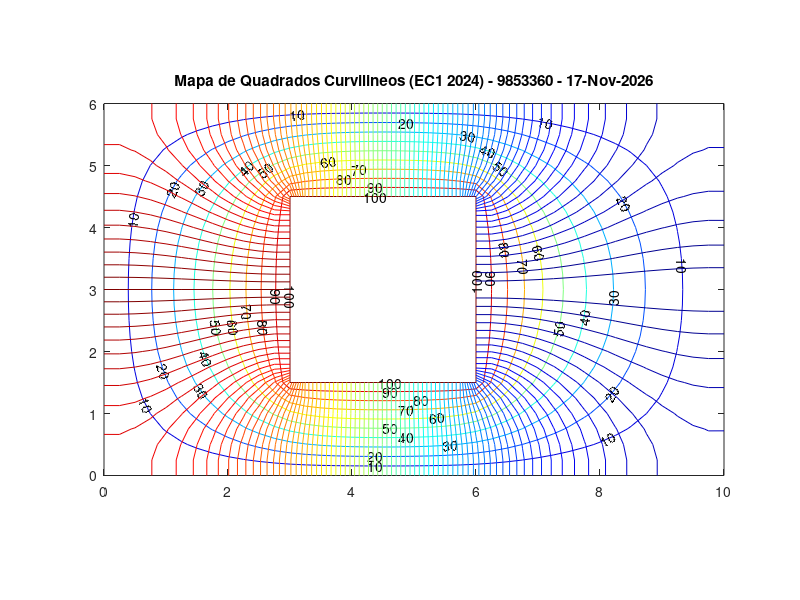

This chart was generated by the following MATLAB code:
%%%% ///////////////////////////////////////////////////////////////////////////
%%%%        PTC3213 - EC1 - 2024 - DIFERENÇAS FINITAS
%%%%
%%%%    9853360 Henrique Penna Ceravolo Soares 
%%%%    12544308 Hugo dos Reis 
%%%%    14600141 Narayan Shimanoe Lisboa
%%%%                           Complete os campos com ???????????????????????
%%%%
%%%%  /////////////////////////////////////////////////////////////////////////
clear;
clf;
%%%
%%%  A linha 15 (pkg install...) deve ser executada uma unica vez no 
%%% GNU Octave e necessita de conexao aa internet. Pode tambem ser executada fora do programa.
%%%
warning ("off");
%pkg install -local -forge  matgeom; %% descomentar para rodar a 1a vez, somente
pkg load matgeom; % executar este comando apenas 1 vez, após abrir o Octave
warning ("on");
clc;
%%%  ======================================================================
%%%   Dados de entrada
%%%
NUSP = 9853360  ; % NUSP do 1o aluno (ordem alfab.)
%
a= 10   ; # dimensões em cm
b=  6   ;
c=   3   ;
d=   3   ;
g=   3   ;
h=(b-d)/2;
epsr=   2   ;
sigma=    3,0e-3  ;  # S/m
sigma_dual=   3,5e-3  ; # S/m
eps0=   1,32812817264306e-11  ;  % F/m
Vmin=  0 ;     % Volts
Vmax=   100 ;   % Volts
%%%
%%%  ======================================================================
%%%
%%%            Definicao do dominio
%%%% 
%%%% A variavel dx abaixo e a discretizacao utilizada. Valores diferentes 
%%%% daqueles sugeridos abaixo nao funcionarao. Diminua o dx para gerar a 
%%%% versao final a ser entregue. 
%dx=0.05; % Tempo de execucao MUITO longo!!
%dx=0.1;   % Tempo de execucao longo!!
%dx=0.25;  % recomendado para a versao final
dx=0.25;   %% Mude para dx=0.25 somente quando for gerar os resultados finais!!!
erro=0.0;
start=start_Dual= 50;
iter=0;
dy=dx;
lx=a;
ly=b;
Nx=round(lx/dx)+1;
Ny=round(ly/dx)+1;
ring1= [0 0; lx 0; lx ly; 0 ly; 0 0];
ring2=[g h; g h+d; g+c h+d; g+c h; g h];
polyg={ring1,ring2};
verts = polygonVertices(polyg);
xgv=((1:Nx)-1)*dx;
ygv=((1:Ny)-1)*dx;
[x,y]=meshgrid(xgv,ygv);
verts1 = polygonVertices(ring1);
verts2 = polygonVertices(ring2);
xv1=verts1(:,1);
yv1=verts1(:,2);
xv2=verts2(:,1);
yv2=verts2(:,2);
[in1,on1] = inpolygon(x,y,xv1,yv1);
[in2,on2] = inpolygon(x,y,xv2,yv2);
%%%
%%%    Atribui Condicoes de contorno
%%%
r=find(in1&~in2|on2); % tudo
p=find(in1&~on1&~in2); %so  nos internos
q=find(on1|on2); %so fronteira
iVmax=find(on2);
iFuro=find(in2&!on2);
Phi_prev=zeros(size(x));
Phi_new=zeros(size(x));
Phi_new(iVmax)= Vmax;
Phi_new(iFuro)= NaN;
Phi_new(p)= start;
%%% ========================================================================
%%%
%%% Contador de iteracoes
iter=0;
%%% Erro maximo entre Phi_new e Phi_prev
erro=max(max(abs(Phi_new-Phi_prev)));
%%%  
%%%             Laco iterativo - Metodo das Diferencas Finitas
%%%
while(erro > 1e-4 && iter < 1e4)% Executa ate convergir ou atingir o maximo de iteracoes
    iter=iter+1; % Incrementa iteracao
%%%   Atualiza o potencial dos nos internos pela media dos 4 vizinhos - Eq. Laplace - M.D.F.
    for k=1:size(p,1);
        [i,j]=ind2sub(size(x),p(k));
            Phi_new(i,j)=(Phi_new(i-1,j)+Phi_new(i+1,j)+Phi_new(i,j-1)+Phi_new(i,j+1))/4;
    end
%%%% Calcula maximo erro entre Phi_atual e Phi_prev de todo o dominio
    erro=max(max(abs(Phi_new-Phi_prev)));
    eps(iter)=erro;
%%%%    Atualiza a matriz de potenciais
    Phi_prev=Phi_new;

end
niter1=iter;
if (niter1 == 1e4 && erro > 1e-4)
	disp([' Numero maximo de iteracoes atingido sem convergencia :', num2stg(niter1), '  iteracoes \? Erro: \n', num2str(erro), 'Os resultados podem nao ter significado!\n']);
end
%%%
%%%
%%% Problema Dual (Somente para tracado dos Quadrados Curvilineos!)
%%%
%%% Atribui Condicoes de Contorno
iyDual=find( (y(:,:) < ly/1.999) & (y(:,:) > ly/2.001) );
iVmaxdual=find( (x(iyDual) > (-0.01)) & (x(iyDual) < (1.0001*g)));
i0=find( (x(iyDual)> (0.9999*(g+c))) & (x(iyDual)< (1.0001*lx)) );
xfe=find(  x(iVmax)< 1.0001*min(x(iVmax)) ); xfd=find(  x(iVmax)> 0.9999*max(x(iVmax)) );
yfa=find(  y(iVmax)> 0.9999*max(y(iVmax)) ); yfb=find(  y(iVmax)< 1.0001*min(y(iVmax)) );
tol=1e-4;
for k=1:size(iVmax,1);
    if ( abs( x(iVmax(k))-min(x(iVmax)) )< tol && abs( y(iVmax(k))-min(y(iVmax)) )< tol)
             [ieb,jeb]=ind2sub(size(x), iVmax(k));
     elseif (abs( x(iVmax(k))-min(x(iVmax)) )< tol && abs( y(iVmax(k))-max(y(iVmax)) )< tol)
            [iea,jea]=ind2sub(size(x), iVmax(k));
     elseif ( abs( x(iVmax(k))-max(x(iVmax)) )< tol && abs( y(iVmax(k))-min(y(iVmax)) )< tol)
             [idb,jdb]=ind2sub(size(x), iVmax(k));
     elseif (abs( x(iVmax(k))-max(x(iVmax)) )< tol && abs( y(iVmax(k))-max(y(iVmax)) )< tol)
            [ida,jda]=ind2sub(size(x), iVmax(k));
    end
 end
  
Dual_prev=zeros(size(x));
Dual_new=Dual_prev;
Dual_new(r)= -1;
Dual_new(iFuro)= NaN;
Dual_new(iyDual(iVmaxdual))=Vmax;
Dual_new(iyDual(i0))=Vmin;
p2=find(Dual_new(p) < 0);
Dual_new(r)= start_Dual;
Dual_new(iFuro)= NaN;
Dual_new(iyDual(iVmaxdual))=Vmax;
Dual_new(iyDual(i0))=Vmin;
%%% Contador de iteracoes - dual
iter2=0;
%%% Erro maximo entre Phi_new e Phi_prev (Dual)
erro2=max(max(abs(Dual_new-Dual_prev)));
%
%%%       Laco iterativo (Problema Dual) - MDF
%
while(erro2 > 1e-3 && iter2 < 1e4)% Executa ate convergir ou atingir o maximo de iteracoes    
    iter2=iter2+1; % Incrementa iteracao
%%%   Atualiza o potencial das fronteiras
    Dual_new(1,:)=Dual_prev(2,:);
    Dual_new(Ny,:)=Dual_prev(Ny-1,:);
    Dual_new(:,1)=Dual_prev(:,2);
    Dual_new(2:Ny-1,Nx)=Dual_prev(2:Ny-1,Nx-1);   
    for k=2:size(xfe,1)-1
        [ie,je]=ind2sub(size(Dual_new), iVmax(xfe(k)));
        Dual_new(ie,je)=Dual_new(ie,je-1);
    end
    for k=2:size(xfd,1)-1
        [id,jd]=ind2sub(size(Dual_new), iVmax(xfd(k)));
        Dual_new(id,jd)=Dual_new(id,jd+1);
    end
    for k=2:size(yfb,1)-1
        [ib,jb]=ind2sub(size(Dual_new), iVmax(yfb(k)));
        Dual_new(ib,jb)=Dual_new(ib-1,jb);
    end
    for k=2:size(yfa,1)-1
        [ia,ja]=ind2sub(size(Dual_new), iVmax(yfa(k)));
        Dual_new(ia,ja)=Dual_new(ia+1,ja);
    end
    Dual_new(iyDual(iVmaxdual))=Vmax;
    Dual_new(iyDual(i0))=Vmin;
%%%%     
%%%% Atualiza o potencial dos nos internos pela media dos 4 vizinhos - Eq. Laplace - M.D.F.
    for k=1:size(p2,1); 
        [i,j]=ind2sub(size(x),p(p2(k)));
        Dual_new(i,j)=(Dual_new(i-1,j)+Dual_new(i+1,j)+Dual_new(i,j-1)+Dual_new(i,j+1))/4;
    end
%%% Cantos
    Dual_new(ieb,jeb)=(Dual_new(ieb-1,jeb)+Dual_new(ieb+1,jeb)+Dual_new(ieb,jeb-1)+Dual_new(ieb,jeb+1))/4;
    Dual_new(iea,jea)=(Dual_new(iea-1,jea)+Dual_new(iea+1,jea)+Dual_new(iea,jea-1)+Dual_new(iea,jea+1))/4;
    Dual_new(idb,jdb)=(Dual_new(idb-1,jdb)+Dual_new(idb+1,jdb)+Dual_new(idb,jdb-1)+Dual_new(idb,jdb+1))/4;
    Dual_new(ida,jda)=(Dual_new(ida-1,jda)+Dual_new(ida+1,jda)+Dual_new(ida,jda-1)+Dual_new(ida,jda+1))/4;
%%% Calcula maximo erro entre Phi_atual e Phi_prev de todo o dominio
    erro2=max(max(abs(Dual_new-Dual_prev)));
    eps2(iter2)=erro2;
%%% Atualiza a matriz de potenciais
    Dual_prev=Dual_new;
%%%
end
niter2=iter2;
if (niter2 == 1e4 && erro2 > 1e-3)
	disp([' Numero maximo de iteracoes atingido sem convergencia :', num2stg(niter2), '  iteracoes \? Erro: \n', num2str(erro2), 'Interprete este resultado com ressalvas!\n']);
end
%%%==========================================================================
%%%
%%%               DADOS DE SAIDA
%%%
%%%==========================================================================
%%%
%%%      CORRENTE TOTAL (A)
%%
Somat=sum(Phi_new(2,:))+sum(Phi_new(Ny-1,:))+sum(Phi_new(:,2))+sum(Phi_new(:,Nx-1));
I=  sigma * 1 * Somat  ;
%%%
%%%       RESISTENCIA em ohms
%%%
R=  (Vmax - Vmin) / I     ;
%%%
%%%        CAPACITANCIA em pF
%%%
Cap=  ((epsr * eps0) * 1 * Somat * 1e12) / (Vmax - Vmin) ;
%%%
%%%     RESISTENCIA DUAL em ohms
%%%
Rdual=  (1 / (R * 1 * sigma * sigma_dual * 1))  ;
%%%
%%%    VETOR DESLOCAMENTO
%%%
Dn=[Phi_new(2,1:Nx-1),Phi_new(1:Ny-1,Nx-1)',Phi_new(Ny-1,1:Nx-1),Phi_new(1:Ny-1,2)']*epsr*eps0/dx*100;
%%
%%   Densidade de carga mínima em nC/m^2
%%
Rho_s_min=  -max(Dn) * 1e9  ;
%%
%%  Numero de tubos de corrente
%%
nsnp=    R * sigma * 1   ;
ntubos=10/nsnp;  %% CORRIGIDO
%%%%==========================================================================
%%%%              IMPRESSAO DE RESULTADOS NO TERMINAL 
%%%%                  ATENCAO para as unidades:
%%%%          R e Rdual em ohms     Cap em pF    Rho_s  em nC/m^2
%%%%
%%%%
fprintf('\n\n nUSP: %d\n R = %g ohms\n C = %g pF\n Rho_s_min = %g nC/m^2\n Rdual = %g ohms\n Tubos: %g\n', NUSP, R, Cap, Rho_s_min,Rdual,floor(ntubos) );
%%%
%%%
FIG=figure (1);
%%
%%%           TRACADO DE EQUIPOTENCIAIS
%%%
V=0:10:Vmax;
colormap cool;
[C,H]=contour(x,y, Phi_new  ,  V  );
clabel(C,V);
axis('equal');
hold on
%%%
%%%   EQUIPOTENCIAIS PROBLEMA DUAL (para tracado dos quadrados curvilineos)
%%%
%%%
%%%
deltaV=  (Vmax - Vmin) / floor(ntubos) ;
V=0:deltaV:Vmax;
colormap jet;
contour(x,y, Dual_new   ,  V );
axis('equal');
strusp=sprintf('%d',NUSP);
titulo=['Mapa de Quadrados Curvilineos (EC1 2024) - ', strusp, ' - ', date()];
title(titulo);
hold off
%%%
%%%      ARQUIVO DE SAIDA COM O MAPA DOS QUADRADOS CURVILINEOS 
%%%(Grava na pasta exibida no Navegador de Arq. da interface gráfica do Octave)
%%%
arq=['EC1_2021_QC_',strusp,'.png'];  
print(FIG,arq);
%%%%   ========================================================================
%%%%  FIM
%%%%